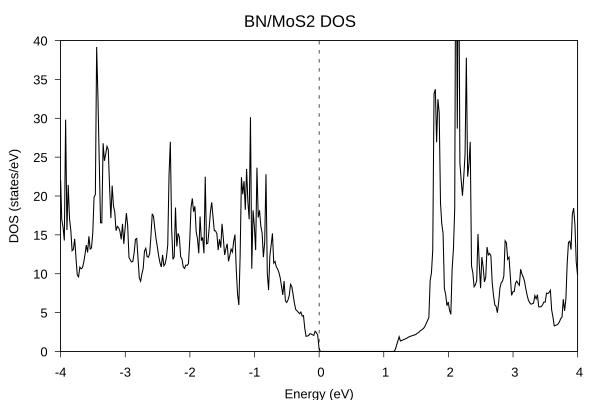

This figure's gnuplot source:
# ---------------------------------
# Multipurpose terminal selection
# ---------------------------------

prefix = "BN_MoS2.dos"
format = "pdf"
title = "BN/MoS2 DOS"

if ("pdf" eq "png") {
    set terminal pngcairo enhanced font "Arial,14" size 1800,1200
    set output sprintf("%s.png", prefix)
}

if ("pdf" eq "pdf") {
    set terminal pdfcairo enhanced font "Arial,14" size 6,4
    set output sprintf("%s.pdf", prefix)
}

if ("pdf" eq "jpeg") {
    set terminal jpegcairo enhanced font "Arial,14" size 1800,1200
    set output sprintf("%s.jpg", prefix)
}

set label 100 title at screen 0.5,0.95 center font ",18"

fermi = -5.5476

unset arrow


set bmargin at screen 0.12
set tmargin at screen 0.90

set ylabel "DOS (states/eV)"
set xlabel "Energy (eV)"


set xrange [-4:4]
set yrange [0:40]

set xtics nomirror
set ytics nomirror

set tics out

unset grid
set key off

# -------- Fermi level (DOS panel) ----------


set arrow 200 from 0,0 to 0,40     nohead dt 2 lw 1 lc rgb "black"

#plot '/home/rajeshprashanth/gcp_output_02042026/es_soc_ncpp/BN_MoS2.soc/BN_MoS2.soc.dos.dat' using 2:($1-fermi):2 w l lw 1.5 lc rgb "red"
plot '/home/rajeshprashanth/gcp_output_02042026/es_soc_ncpp/BN_MoS2.soc/BN_MoS2.soc.dos.dat' using ($1-fermi):2 w l lw 1.5 lc rgb "black"

unset multiplot
